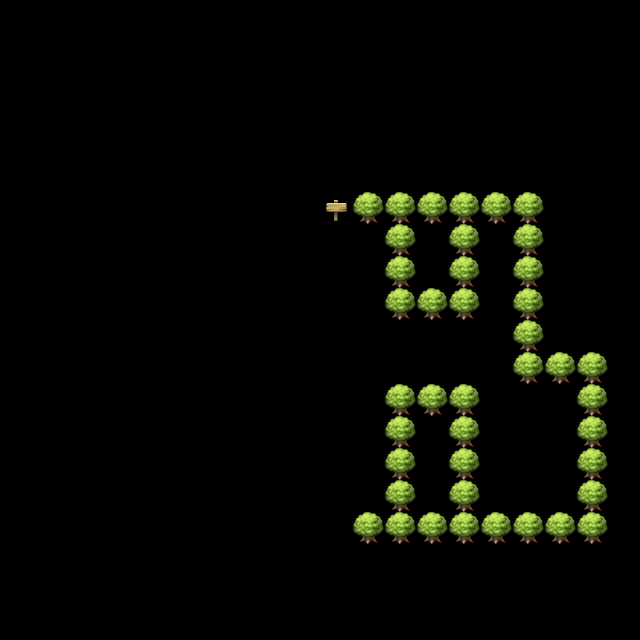

A level layout from a 2D game, rendered from its tile map. Below: a short description, then the map file with its tile-grid data intact:
An orthogonal 20x20 tile map with 32x32 px tiles, 2 tile layers (carrit, finish).

<map version="1.0" orientation="orthogonal" renderorder="right-down" width="20" height="20" tilewidth="32" tileheight="32" nextobjectid="1">
 <tileset firstgid="1" name="AceWB" tilewidth="32" tileheight="32" tilecount="256" columns="16">
  <image source="AceWB.png" width="512" height="512" />
 </tileset>
 <layer name="carrit" width="20" height="20">
  <data encoding="csv">
0,0,0,0,0,0,0,0,0,0,0,0,0,0,0,0,0,0,0,0,
0,0,0,0,0,0,0,0,0,0,0,0,0,0,0,0,0,0,0,0,
0,0,0,0,0,0,0,0,0,0,0,0,0,0,0,0,0,0,0,0,
0,0,0,0,0,0,0,0,0,0,0,0,0,0,0,0,0,0,0,0,
0,0,0,0,0,0,0,0,0,0,0,0,0,0,0,0,0,0,0,0,
0,0,0,0,0,0,0,0,0,0,0,0,0,0,0,0,0,0,0,0,
0,0,0,0,0,0,0,0,0,0,0,20,20,20,20,20,20,0,0,0,
0,0,0,0,0,0,0,0,0,0,0,0,20,0,20,0,20,0,0,0,
0,0,0,0,0,0,0,0,0,0,0,0,20,0,20,0,20,0,0,0,
0,0,0,0,0,0,0,0,0,0,0,0,20,20,20,0,20,0,0,0,
0,0,0,0,0,0,0,0,0,0,0,0,0,0,0,0,20,0,0,0,
0,0,0,0,0,0,0,0,0,0,0,0,0,0,0,0,20,20,20,0,
0,0,0,0,0,0,0,0,0,0,0,0,20,20,20,0,0,0,20,0,
0,0,0,0,0,0,0,0,0,0,0,0,20,0,20,0,0,0,20,0,
0,0,0,0,0,0,0,0,0,0,0,0,20,0,20,0,0,0,20,0,
0,0,0,0,0,0,0,0,0,0,0,0,20,0,20,0,0,0,20,0,
0,0,0,0,0,0,0,0,0,0,0,20,20,20,20,20,20,20,20,0,
0,0,0,0,0,0,0,0,0,0,0,0,0,0,0,0,0,0,0,0,
0,0,0,0,0,0,0,0,0,0,0,0,0,0,0,0,0,0,0,0,
0,0,0,0,0,0,0,0,0,0,0,0,0,0,0,0,0,0,0,0
</data>
 </layer>
 <layer name="finish" width="20" height="20">
  <data encoding="csv">
0,0,0,0,0,0,0,0,0,0,0,0,0,0,0,0,0,0,0,0,
0,0,0,0,0,0,0,0,0,0,0,0,0,0,0,0,0,0,0,0,
0,0,0,0,0,0,0,0,0,0,0,0,0,0,0,0,0,0,0,0,
0,0,0,0,0,0,0,0,0,0,0,0,0,0,0,0,0,0,0,0,
0,0,0,0,0,0,0,0,0,0,0,0,0,0,0,0,0,0,0,0,
0,0,0,0,0,0,0,0,0,0,0,0,0,0,0,0,0,0,0,0,
0,0,0,0,0,0,0,0,0,0,2,0,0,0,0,0,0,0,0,0,
0,0,0,0,0,0,0,0,0,0,0,0,0,0,0,0,0,0,0,0,
0,0,0,0,0,0,0,0,0,0,0,0,0,0,0,0,0,0,0,0,
0,0,0,0,0,0,0,0,0,0,0,0,0,0,0,0,0,0,0,0,
0,0,0,0,0,0,0,0,0,0,0,0,0,0,0,0,0,0,0,0,
0,0,0,0,0,0,0,0,0,0,0,0,0,0,0,0,0,0,0,0,
0,0,0,0,0,0,0,0,0,0,0,0,0,0,0,0,0,0,0,0,
0,0,0,0,0,0,0,0,0,0,0,0,0,0,0,0,0,0,0,0,
0,0,0,0,0,0,0,0,0,0,0,0,0,0,0,0,0,0,0,0,
0,0,0,0,0,0,0,0,0,0,0,0,0,0,0,0,0,0,0,0,
0,0,0,0,0,0,0,0,0,0,0,0,0,0,0,0,0,0,0,0,
0,0,0,0,0,0,0,0,0,0,0,0,0,0,0,0,0,0,0,0,
0,0,0,0,0,0,0,0,0,0,0,0,0,0,0,0,0,0,0,0,
0,0,0,0,0,0,0,0,0,0,0,0,0,0,0,0,0,0,0,0
</data>
 </layer>
</map>
